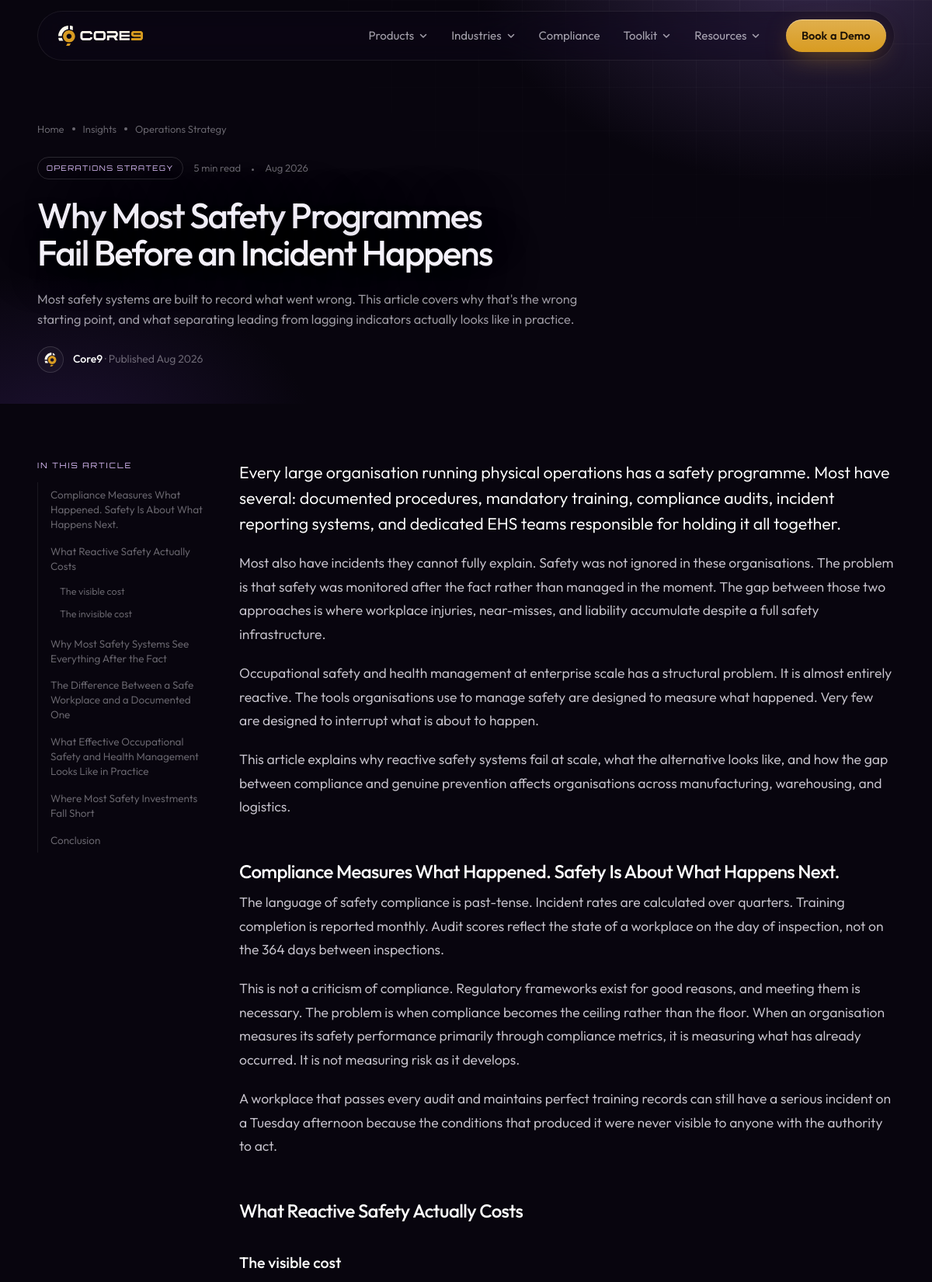
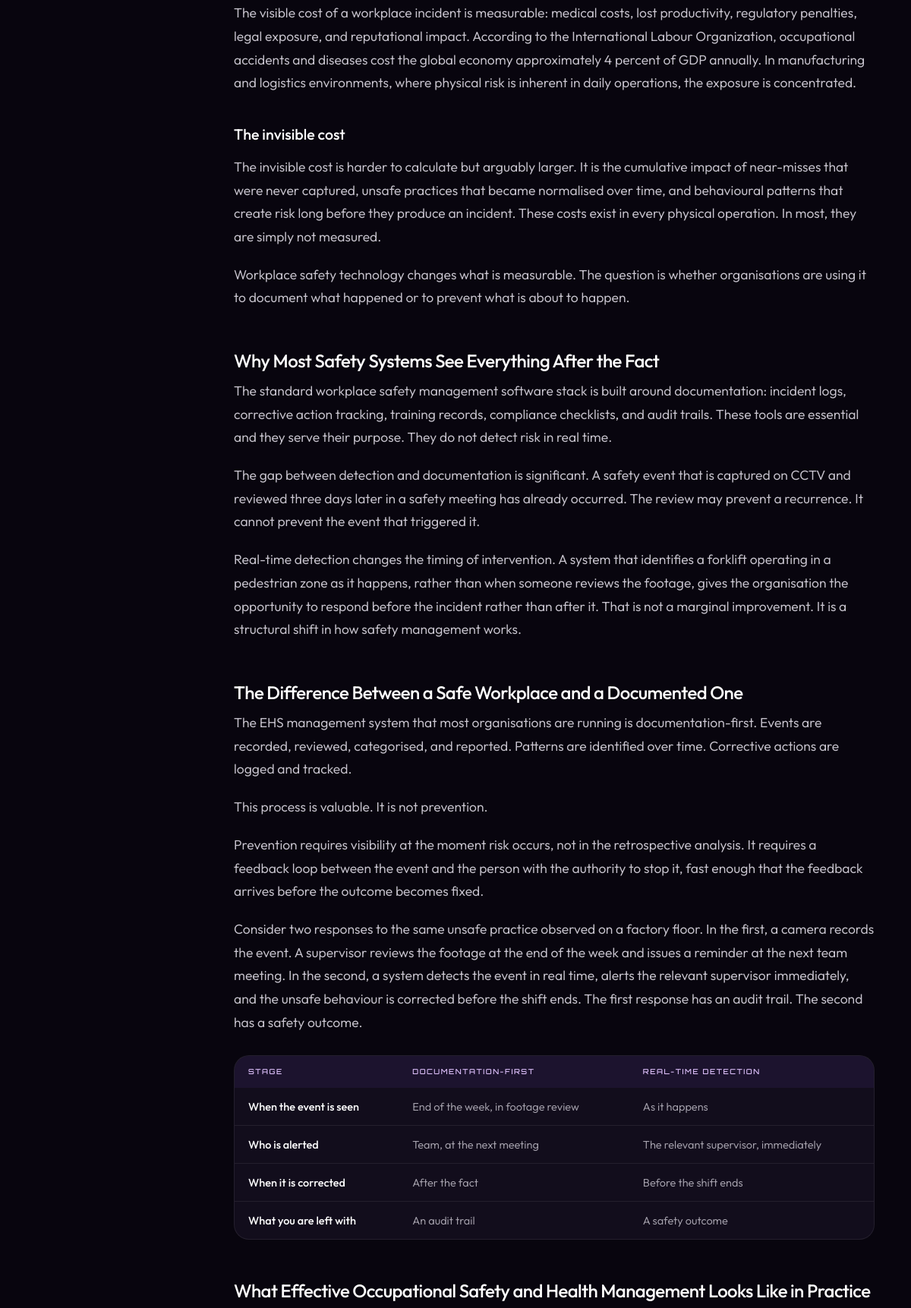
Screenshot of /article.php?slug=why-most-safety-programmes-fail-before-an-incident-happens (upper part) with the database file from the repository (2 pictures, top to bottom).
### tables this page shows
CREATE TABLE IF NOT EXISTS articles (
  id INT UNSIGNED AUTO_INCREMENT PRIMARY KEY,
  category_id INT UNSIGNED NULL,
  title VARCHAR(200) NOT NULL,
  slug VARCHAR(220) NOT NULL UNIQUE,
  excerpt VARCHAR(400) NOT NULL,
  content MEDIUMTEXT NOT NULL,
  author_name VARCHAR(120) NOT NULL DEFAULT 'Core9 Team',
  read_minutes SMALLINT UNSIGNED NOT NULL DEFAULT 5,
  thumb_tone VARCHAR(20) NOT NULL DEFAULT 'gold',
  thumb_label VARCHAR(80) NULL,
  thumb_image VARCHAR(255) NULL,
  header_image VARCHAR(255) NULL,
  stat_value VARCHAR(40) NULL,
  stat_label VARCHAR(200) NULL,
  quote_text VARCHAR(400) NULL,
  quote_citation VARCHAR(120) NULL,
  is_featured TINYINT(1) NOT NULL DEFAULT 0,
  status ENUM('draft','published') NOT NULL DEFAULT 'draft',
  published_at DATETIME NULL,
  created_at TIMESTAMP NOT NULL DEFAULT CURRENT_TIMESTAMP,
  updated_at TIMESTAMP NOT NULL DEFAULT CURRENT_TIMESTAMP ON UPDATE CURRENT_TIMESTAMP,
  CONSTRAINT fk_articles_category FOREIGN KEY (category_id) REFERENCES categories(id) ON DELETE SET NULL,
  INDEX idx_articles_status_published (status, published_at),
  INDEX idx_articles_featured (is_featured)
);

CREATE TABLE IF NOT EXISTS categories (
  id INT UNSIGNED AUTO_INCREMENT PRIMARY KEY,
  name VARCHAR(80) NOT NULL,
  slug VARCHAR(90) NOT NULL UNIQUE,
  created_at TIMESTAMP NOT NULL DEFAULT CURRENT_TIMESTAMP
);

### src/Database.php (called while the page is built, shortened)
<?php
final class Database
{
    private static ?PDO $instance = null;
    public static function connection(): PDO
    {
        if (self::$instance === null) {
            $dsn = sprintf(
                'mysql:host=%s;port=%s;dbname=%s;charset=utf8mb4',
                DB_HOST,
                DB_PORT,
                DB_NAME
            );
            self::$instance = new PDO($dsn, DB_USER, DB_PASS, [
                PDO::ATTR_ERRMODE => PDO::ERRMODE_EXCEPTION,
                PDO::ATTR_DEFAULT_FETCH_MODE => PDO::FETCH_ASSOC,
                PDO::ATTR_EMULATE_PREPARES => false,
            ]);
        }
        return self::$instance;
    }
}

### src/ArticleRepository.php (called while the page is built, shortened)
<?php
final class ArticleRepository
{
    public function findBySlugPublished(string $slug): ?array
    {
        $sql = self::PUBLIC_SELECT . " WHERE a.slug = ? AND a.status = 'published' LIMIT 1";
        $stmt = Database::connection()->prepare($sql);
        $stmt->execute([$slug]);
        $row = $stmt->fetch();
        return $row ?: null;
    }
}

### article.php (the view, shortened to what this page needs)
<?php
require_once __DIR__ . '/config/config.php';
require_once __DIR__ . '/src/Database.php';
require_once __DIR__ . '/src/helpers.php';
require_once __DIR__ . '/src/ArticleRepository.php';
$articleRepo = new ArticleRepository();
$slug = (string) ($_GET['slug'] ?? '');
$article = $slug !== '' ? $articleRepo->findBySlugPublished($slug) : null;
$toc = $article ? article_toc($article['content']) : [];
require __DIR__ . '/partials/head.php';
?>
<main>
<?php if ($article === null): ?>
<section class="hero tkhero ahero" id="hero" aria-label="Article not found">
  <div class="tkhero__bg" aria-hidden="true"></div>
  <div class="wrap tkhero__inner">
    <nav class="crumbs" aria-label="Breadcrumb" data-hero-in><a href="/">Home</a><i></i><a href="index.php">Insights</a><i></i><b>Not found</b></nav>
    <h1 id="heroTitle" data-shiny="">Article not found.</h1>
    <p class="hero__sub">This article doesn't exist or hasn't been published yet. <a class="link-arrow" href="index.php">All insights <svg class="arr"><use href="#i-arrow"/></svg></a></p>
  </div>
</section>
<?php else: $category = $article['category_name'] ?? 'Insights'; ?>
<section class="hero tkhero ahero" id="hero" aria-label="Article">
  <div class="tkhero__bg" aria-hidden="true"></div>
  <div class="wrap tkhero__inner">
    <nav class="crumbs" aria-label="Breadcrumb" data-hero-in><a href="/">Home</a><i></i><a href="index.php">Insights</a><i></i><?php if ($article['category_slug']): ?><a href="index.php?category=<?= urlencode($article['category_slug']) ?>"><?= e($category) ?></a><?php else: ?><b><?= e($category) ?></b><?php endif; ?></nav>
    <div class="ameta" data-hero-in><span class="ameta__cat"><?= e($category) ?></span><span><?= (int) $article['read_minutes'] ?> min read</span><span><?= e(format_date($article['published_at'])) ?></span></div>
    <h1 id="heroTitle" data-shiny=""><?= e($article['title']) ?></h1>
    <p class="hero__sub"><?= e($article['excerpt']) ?></p>
    <div class="ahero__by" data-hero-in><img src="assets/logos/core9-icon.svg" alt=""><span><b><?= e($article['author_name']) ?></b> · Published <?= e(format_date($article['published_at'])) ?></span></div>
  </div>
</section>
<section class="abody" aria-label="Article">
  <div class="wrap abody__grid">
    <aside class="atoc" aria-label="In this article">
      <?php if ($toc): ?>
      <details class="atoc__box" open><summary>In this article</summary><ol>
        <?php foreach ($toc as $item): ?>
          <li><a href="#<?= e($item['id']) ?>"><?= e($item['text']) ?></a><?php if ($item['children']): ?><ol><?php foreach ($item['children'] as $child): ?><li><a href="#<?= e($child['id']) ?>"><?= e($child['text']) ?></a></li><?php endforeach; ?></ol><?php endif; ?></li>
        <?php endforeach; ?>
      </ol></details>
      <?php endif; ?>
    </aside>
    <article class="aprose">
      <?= render_article_content($article['content']) ?>
    </article>
  </div>
</section>
<?php endif; ?>
<?php require __DIR__ . '/partials/foot.php'; ?>

### assets/css/main.css (style rules this page uses)
:root { --bg: #08050e; --bg-2: #0d0913; --surface: #120d1c; --surface-2: #18112a; --line: rgba(255, 255, 255, 0.075); --line-2: rgba(255, 255, 255, 0.14); --text: #f5f2fb; --muted: rgba(245, 242, 251, 0.66); --dim: rgba(245, 242, 251, 0.42); --p-900: #3e2568; --p-700: #52318a; --p-500: #755aa1; --p-200: #e1c3ff; --p-glow: rgba(117, 90, 161, 0.35); --gold: #d89b21; --gold-hi: #e0af4d; --gold-ink: #1c1206; --ff: 'Outfit', ui-sans-serif, system-ui, -apple-system, 'Segoe UI', sans-serif; --ff-tech: 'Orbitron', 'Outfit', sans-serif; --ease: cubic-bezier(0.22, 1, 0.36, 1); --ease-io: cubic-bezier(0.65, 0, 0.35, 1); --gutter: clamp(20px, 4vw, 56px); --maxw: 1320px; --section: clamp(120px, 15vw, 224px); --nav-h: 64px; }
*, *::before, *::after { box-sizing: border-box; }
html { -webkit-text-size-adjust: 100%; scroll-behavior: auto; }
html.lenis, html.lenis body { height: auto; }
body { margin: 0; background: var(--bg); color: var(--text); font-family: var(--ff); font-size: 17px; line-height: 1.55; font-weight: 350; -webkit-font-smoothing: antialiased; -moz-osx-font-smoothing: grayscale; overflow-x: clip; }
img, svg, canvas { display: block; max-width: 100%; }
h1, h2, h3, h4, p { margin: 0; }
.wrap { width: 100%; max-width: calc(var(--maxw) + var(--gutter) * 2); margin-inline: auto; padding-inline: var(--gutter); }
.hero { position: relative; height: 100svh; min-height: 680px; max-height: 1200px; overflow: hidden; background: #0a0612; isolation: isolate; }
.hero h1 { margin-top: 36px; font-size: clamp(2.4rem, 4.9vw, 5.2rem); line-height: 1.06; max-width: 11.5em; letter-spacing: -0.04em; font-weight: 500; text-wrap: balance; text-shadow: 0 6px 60px rgba(8, 5, 14, 0.55); }
.hero__sub { margin-top: 32px; max-width: 36ch; font-size: clamp(1.05rem, 1.4vw, 1.3rem); line-height: 1.42; color: rgba(245, 242, 251, 0.82); text-wrap: balance; }
.js .hero .eyebrow, .js .hero__sub, .js .hero__cta > *, .js .hero__trust li { opacity: 0; }

### assets/css/site.css (style rules this page uses)
.crumbs { display: flex; gap: 10px; align-items: center; font-size: 13px; color: var(--dim); margin-bottom: 26px; }
.crumbs i { width: 4px; height: 4px; border-radius: 50%; background: var(--dim); }
.js .hero [data-hero-in] { opacity: 0; }
.tkhero.hero { height: auto; min-height: 0; max-height: none; padding: calc(var(--nav-h) + 92px) 0 56px; background: var(--bg); overflow: hidden; }
.tkhero__bg { position: absolute; inset: 0; z-index: -1; background: radial-gradient(60% 90% at 88% -10%, rgba(117, 90, 161, 0.42), transparent 62%), radial-gradient(40% 60% at 6% 110%, rgba(82, 49, 138, 0.28), transparent 70%); }
.tkhero__bg::after { content: ''; position: absolute; inset: 0; background-image: linear-gradient(rgba(255, 255, 255, 0.035) 1px, transparent 1px), linear-gradient(90deg, rgba(255, 255, 255, 0.035) 1px, transparent 1px); background-size: 56px 56px; -webkit-mask-image: radial-gradient(70% 90% at 80% 0%, #000, transparent 75%); mask-image: radial-gradient(70% 90% at 80% 0%, #000, transparent 75%); }
.tkhero__inner { position: relative; display: grid; gap: 22px; justify-items: start; }
.tkhero .crumbs { margin-bottom: 4px; }
.tkhero h1 { margin: 0; font-size: clamp(2.2rem, 4.2vw, 4.1rem); line-height: 1.06; max-width: 17em; }
.tkhero .hero__sub { margin: 0; max-width: 640px; font-size: clamp(1.02rem, 1.25vw, 1.15rem); line-height: 1.6; color: var(--muted); }

### rows the page displays
articles: category.name "Operations Strategy", category.name "OPERATIONS STRATEGY", read_minutes "5", published_at "Aug 2026", excerpt "Most safety systems are built to record what went wrong. This article covers why that's the wrong starting point, and what separating leading from lagging indicators actually looks like in practice.", author_name "Core9"

### other values shown
$item['text'] "Compliance Measures What Happened. Safety Is About What Happens Next."
$item['text'] "What Reactive Safety Actually Costs"
$child['text'] "The visible cost"
$child['text'] "The invisible cost"
$item['text'] "Why Most Safety Systems See Everything After the Fact"
$item['text'] "The Difference Between a Safe Workplace and a Documented One"
$item['text'] "What Effective Occupational Safety and Health Management Looks Like in Practice"
$item['text'] "Where Most Safety Investments Fall Short"
$item['text'] "Conclusion"
preg_replace('/\*\*(.+?)\*\*/', '<strong>$1</strong>', e($text)) "Compliance Measures What Happened. Safety Is About What Happens Next."
preg_replace('/\*\*(.+?)\*\*/', '<strong>$1</strong>', e($text)) "What Reactive Safety Actually Costs"
preg_replace('/\*\*(.+?)\*\*/', '<strong>$1</strong>', e($text)) "The visible cost"
preg_replace('/\*\*(.+?)\*\*/', '<strong>$1</strong>', e($text)) "The invisible cost"
preg_replace('/\*\*(.+?)\*\*/', '<strong>$1</strong>', e($text)) "Workplace safety technology changes what is measurable. The question is whether organisations are using it to document what happened or to prevent what is about to happen."
preg_replace('/\*\*(.+?)\*\*/', '<strong>$1</strong>', e($text)) "Why Most Safety Systems See Everything After the Fact"
